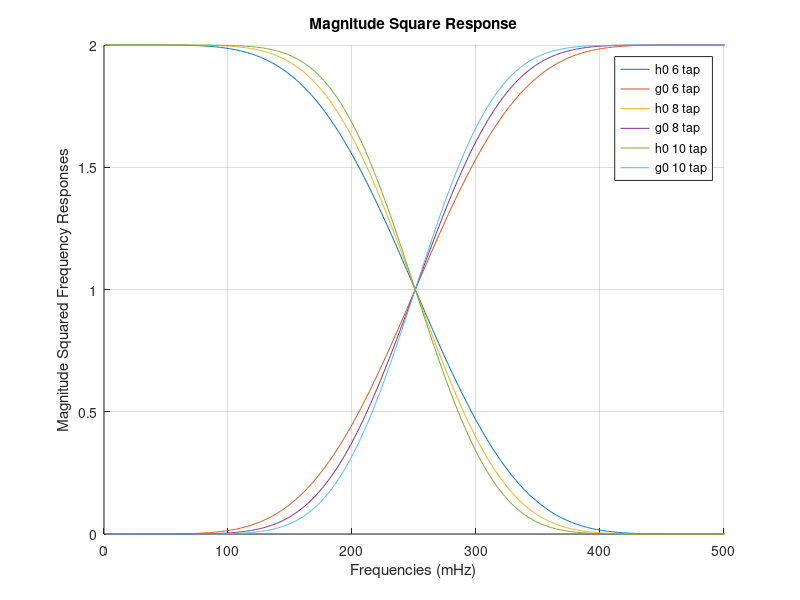
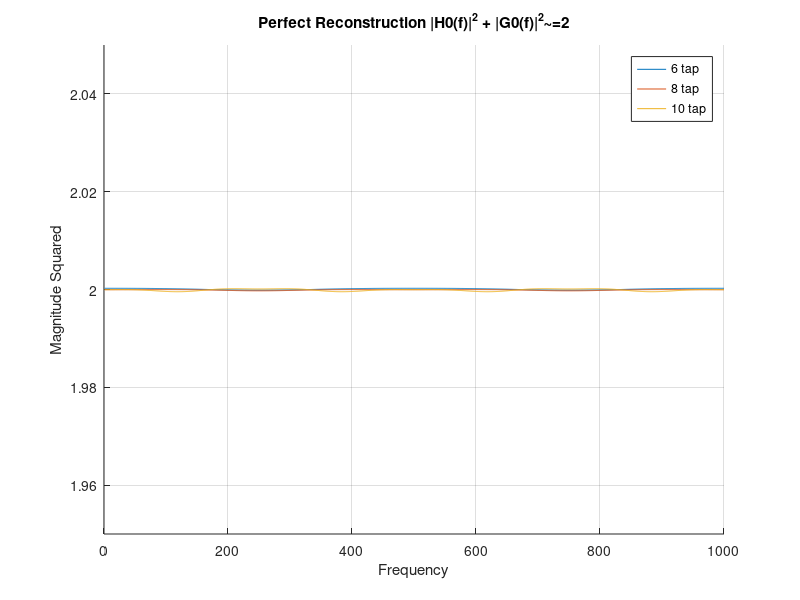

Recreate these plots in MATLAB, in order.
close all
clear


% Filter Banks

h0_6tap = [0.0352 -0.0854 -0.1350 0.4599 0.8069 0.3327];
h1_6tap = [-0.3327 0.8069 -0.4599 -0.1350 0.0854 0.0352];
g0_6tap = [0.3327    0.8069    0.4599   -0.1350   -0.0854    0.0352];
g1_6tap = [0.0352    0.0854   -0.1350   -0.4599    0.8069   -0.3327];


h0_8tap = [-0.0106    0.0329    0.0308   -0.1870   -0.0280    0.6309    0.7148    0.2304];
h1_8tap = [-0.2304    0.7148    -0.6309   -0.0280   0.1870    0.0308    -0.0329   -0.0106];
g0_8tap = [0.2304    0.7148    0.6309   -0.0280   -0.1870    0.0308    0.0329   -0.0106];
g1_8tap = [-0.0106   -0.0329    0.0308    0.1870   -0.0280   -0.6309    0.7148   -0.2304];

h0_10tap = [0.0033   -0.0126   -0.0062    0.0776   -0.0322   -0.2423    0.1384    0.7243    0.6038    0.1601];
h1_10tap = [-0.1601    0.6038    -0.7243    0.1384   0.2423   -0.0322    -0.0776   -0.0062   0.0126    0.0033];
g0_10tap = [0.1601    0.6038    0.7243    0.1384   -0.2423   -0.0322    0.0776   -0.0062   -0.0126    0.0033];
g1_10tap = [0.0033    0.0126   -0.0062   -0.0776   -0.0322    0.2423    0.1384   -0.7243    0.6038   -0.1601];

figure
hold on
grid on
x6=abs(fft(h0_6tap,1000)).^2;
y6=abs(fftshift(fft(g0_6tap,1000))).^2;

plot(x6)
plot(y6)

x8=abs(fft(h0_8tap,1000)).^2;
y8=abs(fftshift(fft(g0_8tap,1000))).^2;
plot(x8)
plot(y8)

x10=abs(fft(h0_10tap,1000)).^2;
y10=abs(fftshift(fft(g0_10tap,1000))).^2;
plot(x10)
plot(y10)

ylim([0 2])
xlim([0 500])
legend("h0 6 tap","g0 6 tap","h0 8 tap","g0 8 tap","h0 10 tap", "g0 10 tap")
title("Magnitude Square Response")
ylabel("Magnitude Squared Frequency Responses")
xlabel("Frequencies (mHz)")

figure
hold on

x6=abs(fft(h0_6tap,1000)).^2;
y6=abs(fftshift(fft(g0_6tap,1000))).^2;
plot(x6+y6);

x8=abs(fft(h0_8tap,1000)).^2;
y8=abs(fftshift(fft(g0_8tap,1000))).^2;
plot(x8+y8);

x10=abs(fft(h0_10tap,1000)).^2;
y10=abs(fftshift(fft(g0_10tap,1000))).^2;
plot(x10+y10);

legend("6 tap","8 tap","10 tap");
xlabel('Frequency');
ylabel('Magnitude Squared');
title('Perfect Reconstruction |H0(f)|^2 + |G0(f)|^2~=2');
ylim([1.95 2.05])
grid on